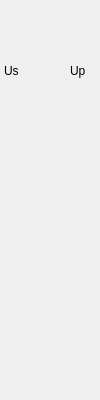
<?xml version="1.0" encoding="UTF-8"?>
<ui version="4.0">
 <class>Form</class>
 <widget class="QWidget" name="Form">
  <property name="geometry">
   <rect>
    <x>0</x>
    <y>0</y>
    <width>100</width>
    <height>400</height>
   </rect>
  </property>
  <property name="windowTitle">
   <string>Form</string>
  </property>
  <widget class="caInclude" name="cainclude">
   <property name="geometry">
    <rect>
     <x>0</x>
     <y>0</y>
     <width>102</width>
     <height>402</height>
    </rect>
   </property>
   <property name="macro">
    <string>IOC=$(IOC),MasterID=$(MasterID),SlaveID=$(SlaveID)</string>
   </property>
   <property name="filename" stdset="0">
    <string notr="true">ecmcE_slave_frame_S.ui</string>
   </property>
  </widget>
  <widget class="caLed" name="caled_3">
   <property name="geometry">
    <rect>
     <x>26</x>
     <y>60</y>
     <width>22</width>
     <height>22</height>
    </rect>
   </property>
   <property name="toolTip">
    <string>&lt;html&gt;&lt;head/&gt;&lt;body&gt;&lt;p&gt;EBus power Alarm&lt;/p&gt;&lt;/body&gt;&lt;/html&gt;</string>
   </property>
   <property name="rectangular">
    <bool>true</bool>
   </property>
   <property name="gradientEnabled">
    <bool>false</bool>
   </property>
   <property name="channel" stdset="0">
    <string notr="true">$(IOC):m$(MasterID)s$(SlaveID)-CH01-EBusAlrm</string>
   </property>
   <property name="colorMode">
    <enum>caLed::Static</enum>
   </property>
   <property name="falseColor">
    <color>
     <red>0</red>
     <green>85</green>
     <blue>0</blue>
    </color>
   </property>
   <property name="trueColor">
    <color>
     <red>170</red>
     <green>0</green>
     <blue>0</blue>
    </color>
   </property>
  </widget>
  <widget class="caLabel" name="calabel_3">
   <property name="geometry">
    <rect>
     <x>4</x>
     <y>60</y>
     <width>21</width>
     <height>22</height>
    </rect>
   </property>
   <property name="text">
    <string>Us</string>
   </property>
  </widget>
  <widget class="caLabel" name="calabel_4">
   <property name="geometry">
    <rect>
     <x>70</x>
     <y>60</y>
     <width>22</width>
     <height>22</height>
    </rect>
   </property>
   <property name="text">
    <string>Up</string>
   </property>
   <property name="alignment">
    <set>Qt::AlignLeading|Qt::AlignLeft|Qt::AlignVCenter</set>
   </property>
  </widget>
  <widget class="caLed" name="caled_4">
   <property name="geometry">
    <rect>
     <x>48</x>
     <y>60</y>
     <width>22</width>
     <height>22</height>
    </rect>
   </property>
   <property name="toolTip">
    <string>&lt;html&gt;&lt;head/&gt;&lt;body&gt;&lt;p&gt;power rail alarm&lt;/p&gt;&lt;/body&gt;&lt;/html&gt;</string>
   </property>
   <property name="rectangular">
    <bool>true</bool>
   </property>
   <property name="gradientEnabled">
    <bool>false</bool>
   </property>
   <property name="channel" stdset="0">
    <string notr="true">$(IOC):m$(MasterID)s$(SlaveID)-CH01-VoltAlrm</string>
   </property>
   <property name="colorMode">
    <enum>caLed::Static</enum>
   </property>
   <property name="falseColor">
    <color>
     <red>0</red>
     <green>85</green>
     <blue>0</blue>
    </color>
   </property>
   <property name="trueColor">
    <color>
     <red>170</red>
     <green>0</green>
     <blue>0</blue>
    </color>
   </property>
  </widget>
 </widget>
 <customwidgets>
  <customwidget>
   <class>caLabel</class>
   <extends>QLabel</extends>
   <header>caLabel</header>
  </customwidget>
  <customwidget>
   <class>caInclude</class>
   <extends>QWidget</extends>
   <header>caInclude</header>
  </customwidget>
  <customwidget>
   <class>caLed</class>
   <extends>QWidget</extends>
   <header>caLed</header>
  </customwidget>
 </customwidgets>
 <resources/>
 <connections/>
</ui>
